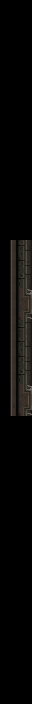

This is a level from a 2D game, rendered from its Tiled map with the project's own tilesets. A one-line summary and the complete map file follow:
An orthogonal 2x44 tile map with 16x16 px tiles, 1 tile layer (Слой тайлов 1).

<map version="1.9" tiledversion="1.9.2" orientation="orthogonal" renderorder="right-down" width="2" height="44" tilewidth="16" tileheight="16" infinite="0" nextlayerid="2" nextobjectid="1">
 <tileset firstgid="1" source="mainlevbuild.tsx" />
 <layer id="1" name="Слой тайлов 1" width="2" height="44">
  <data encoding="csv">
0,0,
0,0,
0,0,
0,0,
0,0,
0,0,
0,0,
0,0,
0,0,
0,0,
0,0,
0,0,
0,0,
0,0,
0,0,
1346,1610614414,
1346,1610614413,
1346,1610614412,
1346,1610613515,
1346,1610613514,
1346,1610614415,
1346,1610614414,
1346,1610614413,
1346,1610614412,
1410,1610613515,
1474,1610613514,
0,0,
0,0,
0,0,
0,0,
0,0,
0,0,
0,0,
0,0,
0,0,
0,0,
0,0,
0,0,
0,0,
0,0,
0,0,
0,0,
0,0,
0,0
</data>
 </layer>
</map>
